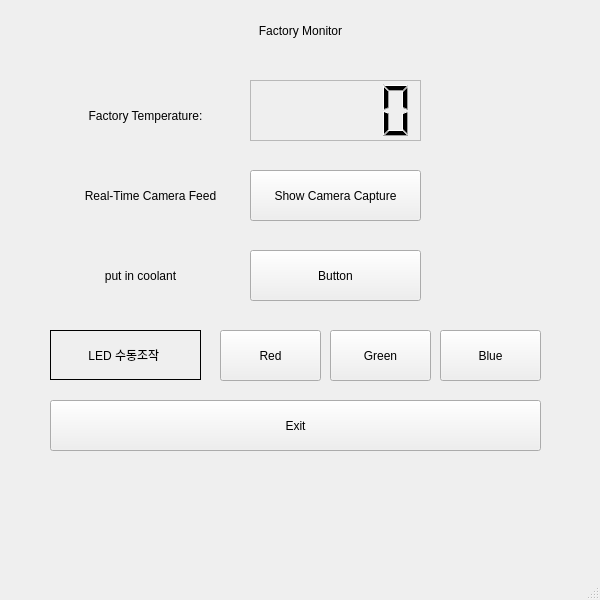
<?xml version="1.0" encoding="UTF-8"?>
<ui version="4.0">
 <class>Mainwindow</class>
 <widget class="QMainWindow" name="Mainwindow">
  <property name="geometry">
   <rect>
    <x>0</x>
    <y>0</y>
    <width>600</width>
    <height>600</height>
   </rect>
  </property>
  <property name="windowTitle">
   <string>MainWindow</string>
  </property>
  <widget class="QWidget" name="centralwidget">
   <widget class="QPushButton" name="pushButton_capture">
    <property name="geometry">
     <rect>
      <x>250</x>
      <y>170</y>
      <width>171</width>
      <height>51</height>
     </rect>
    </property>
    <property name="text">
     <string>Show Camera Capture</string>
    </property>
   </widget>
   <widget class="QLabel" name="label">
    <property name="geometry">
     <rect>
      <x>180</x>
      <y>0</y>
      <width>241</width>
      <height>61</height>
     </rect>
    </property>
    <property name="text">
     <string>Factory Monitor</string>
    </property>
    <property name="alignment">
     <set>Qt::AlignCenter</set>
    </property>
   </widget>
   <widget class="QLCDNumber" name="lcdNumber">
    <property name="geometry">
     <rect>
      <x>250</x>
      <y>80</y>
      <width>171</width>
      <height>61</height>
     </rect>
    </property>
    <property name="frameShape">
     <enum>QFrame::StyledPanel</enum>
    </property>
   </widget>
   <widget class="QLabel" name="label_2">
    <property name="geometry">
     <rect>
      <x>50</x>
      <y>90</y>
      <width>191</width>
      <height>51</height>
     </rect>
    </property>
    <property name="text">
     <string>Factory Temperature:</string>
    </property>
    <property name="alignment">
     <set>Qt::AlignCenter</set>
    </property>
   </widget>
   <widget class="QLabel" name="label_3">
    <property name="geometry">
     <rect>
      <x>60</x>
      <y>170</y>
      <width>181</width>
      <height>51</height>
     </rect>
    </property>
    <property name="text">
     <string>Real-Time Camera Feed</string>
    </property>
    <property name="alignment">
     <set>Qt::AlignCenter</set>
    </property>
   </widget>
   <widget class="QLabel" name="ledLabel">
    <property name="geometry">
     <rect>
      <x>50</x>
      <y>330</y>
      <width>151</width>
      <height>50</height>
     </rect>
    </property>
    <property name="frameShape">
     <enum>QFrame::Box</enum>
    </property>
    <property name="text">
     <string>LED 수동조작 </string>
    </property>
    <property name="alignment">
     <set>Qt::AlignCenter</set>
    </property>
   </widget>
   <widget class="QLabel" name="label_4">
    <property name="geometry">
     <rect>
      <x>50</x>
      <y>250</y>
      <width>181</width>
      <height>51</height>
     </rect>
    </property>
    <property name="text">
     <string>put in coolant</string>
    </property>
    <property name="alignment">
     <set>Qt::AlignCenter</set>
    </property>
   </widget>
   <widget class="QPushButton" name="pushButton_coolant">
    <property name="geometry">
     <rect>
      <x>250</x>
      <y>250</y>
      <width>171</width>
      <height>51</height>
     </rect>
    </property>
    <property name="text">
     <string>Button</string>
    </property>
   </widget>
   <widget class="QPushButton" name="pushButton_red">
    <property name="geometry">
     <rect>
      <x>220</x>
      <y>330</y>
      <width>101</width>
      <height>51</height>
     </rect>
    </property>
    <property name="styleSheet">
     <string notr="true">QPushButton{
	background-color: rgb(255, 0, 0)
	colorrgb(255, 255, 255)
}</string>
    </property>
    <property name="text">
     <string>Red</string>
    </property>
   </widget>
   <widget class="QPushButton" name="pushButton_green">
    <property name="geometry">
     <rect>
      <x>330</x>
      <y>330</y>
      <width>101</width>
      <height>51</height>
     </rect>
    </property>
    <property name="text">
     <string>Green</string>
    </property>
   </widget>
   <widget class="QPushButton" name="pushButton_blue">
    <property name="geometry">
     <rect>
      <x>440</x>
      <y>330</y>
      <width>101</width>
      <height>51</height>
     </rect>
    </property>
    <property name="text">
     <string>Blue</string>
    </property>
   </widget>
   <widget class="QPushButton" name="pushButton_exit">
    <property name="geometry">
     <rect>
      <x>50</x>
      <y>400</y>
      <width>491</width>
      <height>51</height>
     </rect>
    </property>
    <property name="styleSheet">
     <string notr="true">QPushButton{
	background-color: rgb(255, 0, 0)
	colorrgb(255, 255, 255)
}</string>
    </property>
    <property name="text">
     <string>Exit</string>
    </property>
   </widget>
  </widget>
  <widget class="QMenuBar" name="menubar">
   <property name="geometry">
    <rect>
     <x>0</x>
     <y>0</y>
     <width>600</width>
     <height>28</height>
    </rect>
   </property>
  </widget>
  <widget class="QStatusBar" name="statusbar"/>
 </widget>
 <resources/>
 <connections/>
</ui>
